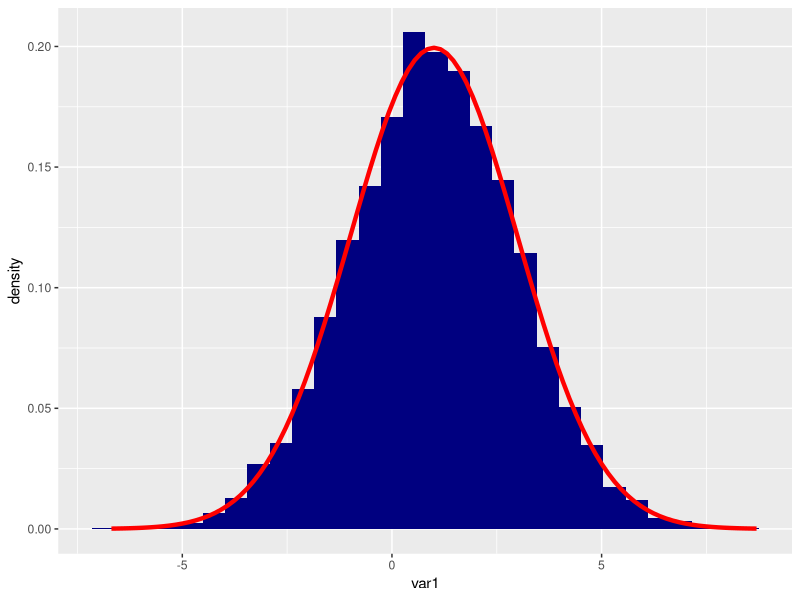

This chart was generated by the following R code:
#####################
##  Random numbers ##
##    and          ##
##  Functions      ##
#####################

# Clear memory and load packages
rm(list=ls())
library(tidyverse)


# 1) case uniform distribution random sampling
n <- 10
x <- runif( n , min = 0 , max = 10 )
x

# 2) Set the seed for the computer for rng
set.seed(123)
x <- runif( n , min = 0 , max = 10 )

rm( x , n )


# Play around with n
n <- 10000
y <- rnorm( n , mean = 1 , sd = 2 )
df <- tibble( var1 = y )
ggplot( df , aes( x = var1 ) ) +
  geom_histogram( aes( y = ..density.. ) , fill = 'navyblue') +
  stat_function( fun = dnorm , args = list( mean = 1 , sd = 2 ) ,
                 color = 'red' , size = 1.5 )

# There are some other type of distributions:
#   rbinom, rexp ,rlnorm, etc.

# Random sampling from a data/variable:
# Sample_1 is without replacement
set.seed(123)
sample_1 <- sample_n( df , 1000 , replace = FALSE )
# Sample_2 with replacement -> useful for bootstrapping
sample_2 <- sample_n( df , 1000 , replace = TRUE )

# alternatively:
set.seed(123)
sample_1a <- slice_sample( df , n = 1000 , replace = FALSE )
set.seed(123)
sample_1b <- tibble( var1 = sample( df$var1 , 1000 , replace = FALSE ) )
set.seed(123)
sample_1c <- df[sample.int( 1000 , replace = FALSE ),]
# Note: all the other are the same except sample_1c


